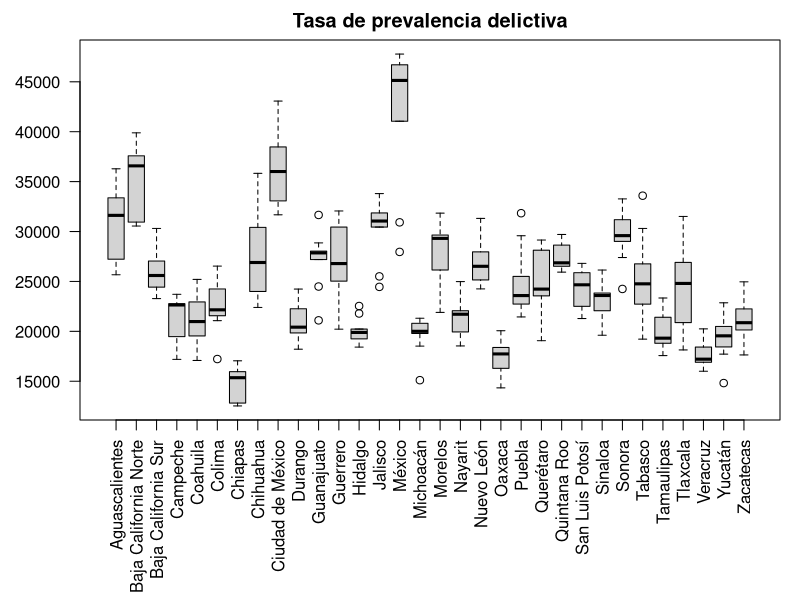
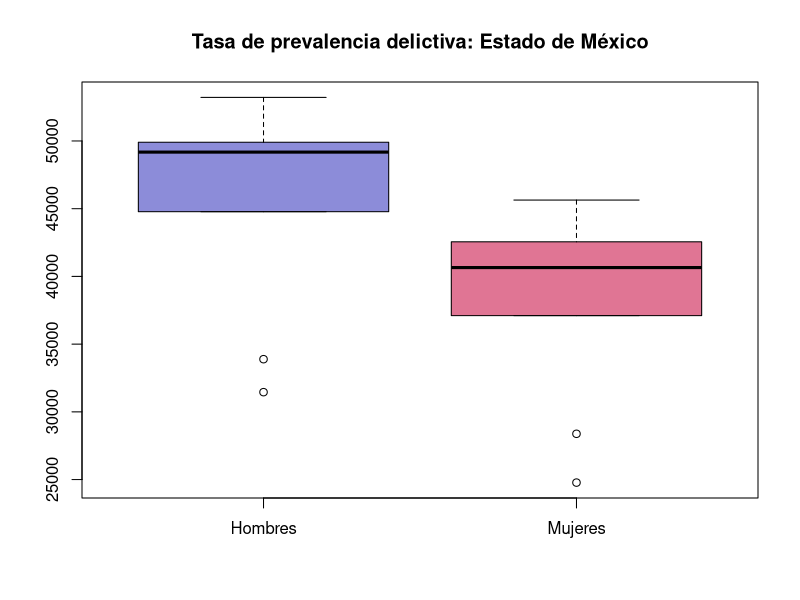
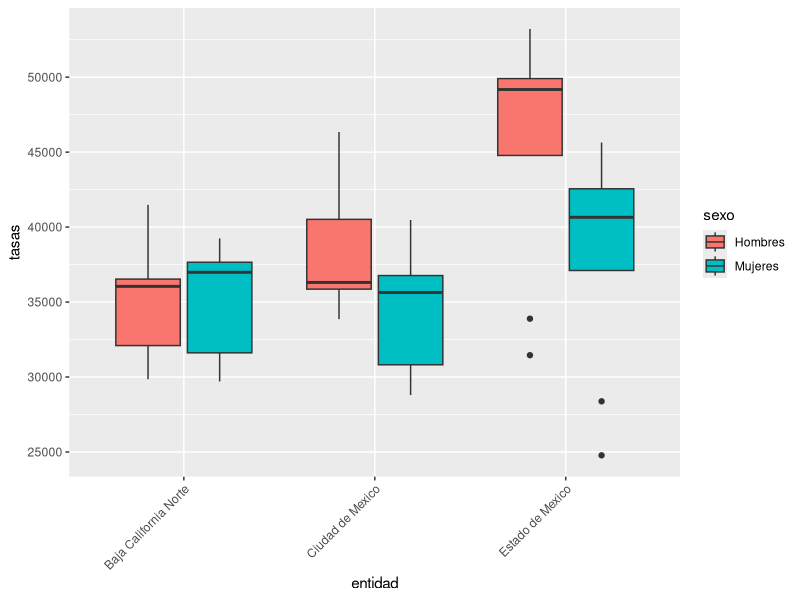

The R source for these figures, in order:
datos <- read.csv("datos.csv", header = TRUE)
datos2 <- datos[,-1]

col = c('Aguascalientes', 'Baja California Norte', 'Baja California Sur', 'Campeche', 'Coahuila', 
        'Colima', 'Chiapas', 'Chihuahua', 'Ciudad de México', 'Durango', 'Guanajuato',
        'Guerrero', 'Hidalgo', 'Jalisco', 'México', 'Michoacán', 'Morelos', 'Nayarit',
        'Nuevo León', 'Oaxaca', 'Puebla', 'Querétaro', 'Quintana Roo', 'San Luis Potosí',
        'Sinaloa', 'Sonora', 'Tabasco', 'Tamaulipas', 'Tlaxcala', 'Veracruz', 'Yucatán',
        'Zacatecas')

png('victimizacion.png',width=3000,height=2500,res=300)
par(mar=c(9,4,2,1))
boxplot(t(datos2), main="Tasa de prevalencia delictiva", cex.names=0.2, names = col, las=2)
dev.off()

# datos edomexico tasa de prevalencia delictiva segun sexo
h <- c(31454, 33889, 45506, 53217, 49874, 51555, 49907, 49177, 44778)
m <- c(24777, 28380, 37105, 42555, 40938, 40653, 45638, 44513, 38297)
em <- data.frame(h,m)
png('edomex.png',width=3000,height=2500,res=300)
boxplot(em, main="Tasa de prevalencia delictiva: Estado de México", names = c("Hombres", "Mujeres"), col= c(rgb(0.1,0.1,0.7,0.5) , rgb(0.8,0.1,0.3,0.6)))
dev.off()

# datos edomexico tasa de prevalencia delictiva segun sexo para edomex, cdmx, baja california nte
entidad = c(rep("Estado de Mexico", 18), rep("Ciudad de Mexico", 18), rep("Baja California Norte", 18))
previo = c(rep("Hombres", 9), rep("Mujeres", 9))
sexo = rep(previo, 3)
edomex = c(31454, 33889, 45506, 53217, 49874, 51555, 49907, 49177, 44778, 24777, 
           28380, 37105, 42555, 40938, 40653, 45638, 44513, 38297)
cdmx  = c(36308, 35662,	33860, 35861,	35949, 40515,	36428, 46343,	45130, 28795,
          31081, 29470,	30816, 36079,	36767, 35639, 40301, 40473)
bcn = c(32097, 30340, 36046, 41483, 36532, 29854, 40536,	36138, 32897, 29701,	
        30751, 37059, 37655, 38550,	31612, 39244,	36985, 34695)
tasas = c(edomex, cdmx, bcn)
data = data.frame(entidad, tasas, sexo)

library(ggplot2)
d <- ggplot(data, aes(x=entidad, y=tasas, fill=sexo)) + 
        geom_boxplot() + theme(axis.text.x = element_text(angle = 45, hjust = 1))
png('delitos_sexo.png',width=3000,height=2500,res=300)
print(d)
dev.off()

